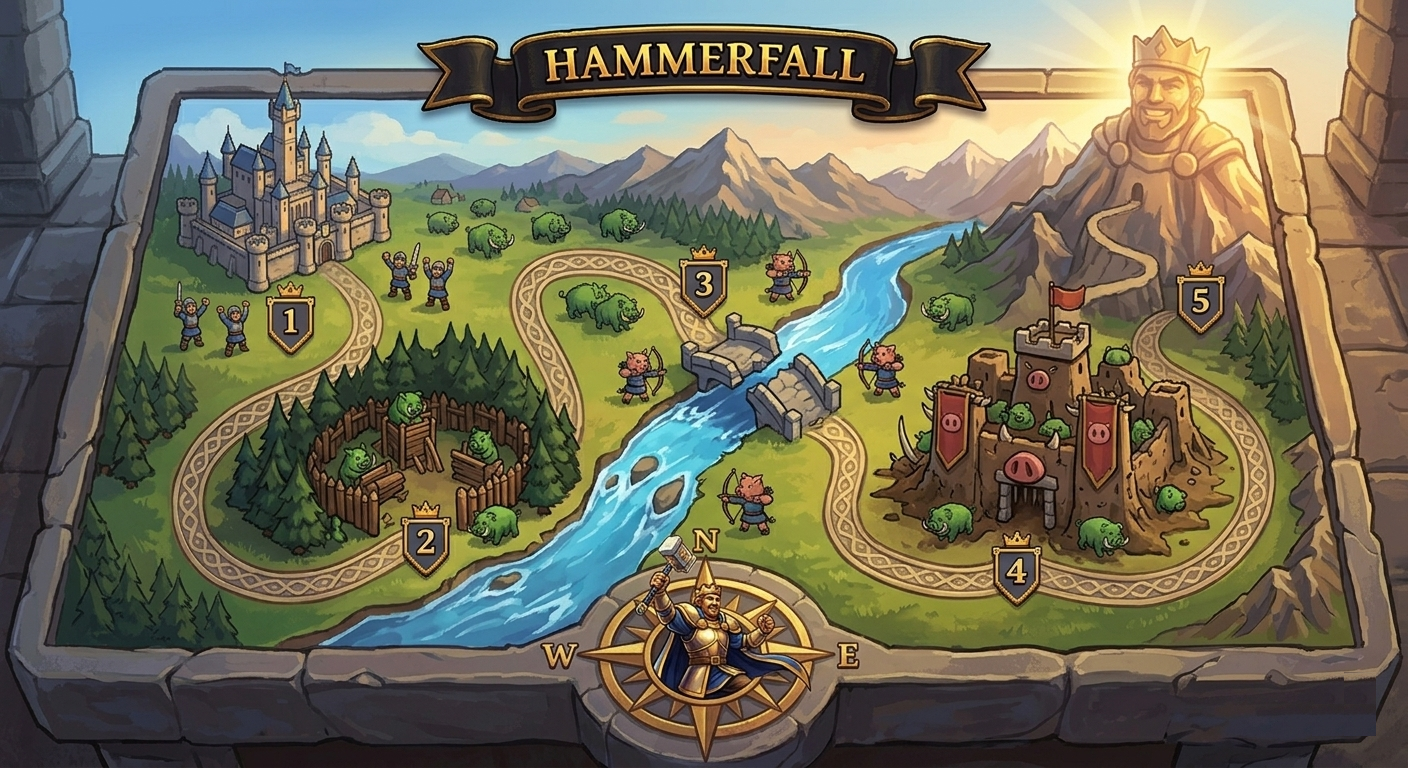

Below is a game level as drawn by its tile map, then a one-line description and the .tmx file that defines it, in full:
An orthogonal 44x24 tile map with 32x32 px tiles, 1 tile layer (world) and 5 objects (1, 2, 3, 4, 5).

<map version="1.10" tiledversion="1.11.2" orientation="orthogonal" renderorder="right-down" width="44" height="24" tilewidth="32" tileheight="32" infinite="0" nextlayerid="5" nextobjectid="6">
 <tileset firstgid="1" name="map" tilewidth="32" tileheight="32" tilecount="1056" columns="44">
  <image source="../images/map.png" width="1408" height="768" />
 </tileset>
 <layer id="2" name="world" width="44" height="24">
  <data encoding="csv">
1,2,3,4,5,6,7,8,9,10,11,12,13,14,15,16,17,18,19,20,21,22,23,24,25,26,27,28,29,30,31,32,33,34,35,36,37,38,39,40,41,42,43,44,
45,46,47,48,49,50,51,52,53,54,55,56,57,58,59,60,61,62,63,64,65,66,67,68,69,70,71,72,73,74,75,76,77,78,79,80,81,82,83,84,85,86,87,88,
89,90,91,92,93,94,95,96,97,98,99,100,101,102,103,104,105,106,107,108,109,110,111,112,113,114,115,116,117,118,119,120,121,122,123,124,125,126,127,128,129,130,131,132,
133,134,135,136,137,138,139,140,141,142,143,144,145,146,147,148,149,150,151,152,153,154,155,156,157,158,159,160,161,162,163,164,165,166,167,168,169,170,171,172,173,174,175,176,
177,178,179,180,181,182,183,184,185,186,187,188,189,190,191,192,193,194,195,196,197,198,199,200,201,202,203,204,205,206,207,208,209,210,211,212,213,214,215,216,217,218,219,220,
221,222,223,224,225,226,227,228,229,230,231,232,233,234,235,236,237,238,239,240,241,242,243,244,245,246,247,248,249,250,251,252,253,254,255,256,257,258,259,260,261,262,263,264,
265,266,267,268,269,270,271,272,273,274,275,276,277,278,279,280,281,282,283,284,285,286,287,288,289,290,291,292,293,294,295,296,297,298,299,300,301,302,303,304,305,306,307,308,
309,310,311,312,313,314,315,316,317,318,319,320,321,322,323,324,325,326,327,328,329,330,331,332,333,334,335,336,337,338,339,340,341,342,343,344,345,346,347,348,349,350,351,352,
353,354,355,356,357,358,359,360,361,362,363,364,365,366,367,368,369,370,371,372,373,374,375,376,377,378,379,380,381,382,383,384,385,386,387,388,389,390,391,392,393,394,395,396,
397,398,399,400,401,402,403,404,405,406,407,408,409,410,411,412,413,414,415,416,417,418,419,420,421,422,423,424,425,426,427,428,429,430,431,432,433,434,435,436,437,438,439,440,
441,442,443,444,445,446,447,448,449,450,451,452,453,454,455,456,457,458,459,460,461,462,463,464,465,466,467,468,469,470,471,472,473,474,475,476,477,478,479,480,481,482,483,484,
485,486,487,488,489,490,491,492,493,494,495,496,497,498,499,500,501,502,503,504,505,506,507,508,509,510,511,512,513,514,515,516,517,518,519,520,521,522,523,524,525,526,527,528,
529,530,531,532,533,534,535,536,537,538,539,540,541,542,543,544,545,546,547,548,549,550,551,552,553,554,555,556,557,558,559,560,561,562,563,564,565,566,567,568,569,570,571,572,
573,574,575,576,577,578,579,580,581,582,583,584,585,586,587,588,589,590,591,592,593,594,595,596,597,598,599,600,601,602,603,604,605,606,607,608,609,610,611,612,613,614,615,616,
617,618,619,620,621,622,623,624,625,626,627,628,629,630,631,632,633,634,635,636,637,638,639,640,641,642,643,644,645,646,647,648,649,650,651,652,653,654,655,656,657,658,659,660,
661,662,663,664,665,666,667,668,669,670,671,672,673,674,675,676,677,678,679,680,681,682,683,684,685,686,687,688,689,690,691,692,693,694,695,696,697,698,699,700,701,702,703,704,
705,706,707,708,709,710,711,712,713,714,715,716,717,718,719,720,721,722,723,724,725,726,727,728,729,730,731,732,733,734,735,736,737,738,739,740,741,742,743,744,745,746,747,748,
749,750,751,752,753,754,755,756,757,758,759,760,761,762,763,764,765,766,767,768,769,770,771,772,773,774,775,776,777,778,779,780,781,782,783,784,785,786,787,788,789,790,791,792,
793,794,795,796,797,798,799,800,801,802,803,804,805,806,807,808,809,810,811,812,813,814,815,816,817,818,819,820,821,822,823,824,825,826,827,828,829,830,831,832,833,834,835,836,
837,838,839,840,841,842,843,844,845,846,847,848,849,850,851,852,853,854,855,856,857,858,859,860,861,862,863,864,865,866,867,868,869,870,871,872,873,874,875,876,877,878,879,880,
881,882,883,884,885,886,887,888,889,890,891,892,893,894,895,896,897,898,899,900,901,902,903,904,905,906,907,908,909,910,911,912,913,914,915,916,917,918,919,920,921,922,923,924,
925,926,927,928,929,930,931,932,933,934,935,936,937,938,939,940,941,942,943,944,945,946,947,948,949,950,951,952,953,954,955,956,957,958,959,960,961,962,963,964,965,966,966,968,
969,970,971,972,973,974,975,976,977,978,979,980,981,982,983,984,985,986,987,988,989,990,991,992,993,994,995,996,997,998,999,1000,1001,1002,1003,1004,1005,1006,1007,1008,1009,1009,1009,1012,
1013,1014,1015,1016,1017,1018,1019,1020,1021,1022,1023,1024,1025,1026,1027,1028,1029,1030,1031,1032,1033,1034,1035,1036,1037,1038,1039,1040,1041,1042,1043,1044,1045,1046,1047,1048,1049,1050,1051,1052,1053,1054,1055,1056
</data>
 </layer>
 <objectgroup id="4" name="level">
  <object id="1" name="1" x="290.667" y="319.333">
   <point />
  </object>
  <object id="2" name="2" x="426" y="541.667">
   <point />
  </object>
  <object id="3" name="3" x="709.833" y="277.333">
   <point />
  </object>
  <object id="4" name="4" x="1017" y="567.667">
   <point />
  </object>
  <object id="5" name="5" x="1196.33" y="258.667">
   <point />
  </object>
 </objectgroup>
</map>
